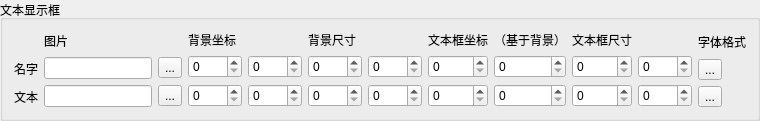
        <widget class="QGroupBox" name="groupBox_3">
         <property name="title">
          <string>文本显示框</string>
         </property>
         <layout class="QGridLayout" name="gridLayout">
          <item row="0" column="3">
           <layout class="QGridLayout" name="gridLayout_3">
            <item row="2" column="1">
             <widget class="QSpinBox" name="spinNameBackH">
              <property name="maximum">
               <number>1999</number>
              </property>
             </widget>
            </item>
            <item row="3" column="0">
             <widget class="QSpinBox" name="spinTextBackW">
              <property name="maximum">
               <number>1999</number>
              </property>
             </widget>
            </item>
            <item row="0" column="0">
             <widget class="QLabel" name="label_6">
              <property name="text">
               <string>背景尺寸</string>
              </property>
             </widget>
            </item>
            <item row="3" column="1">
             <widget class="QSpinBox" name="spinTextBackH">
              <property name="maximum">
               <number>1999</number>
              </property>
             </widget>
            </item>
            <item row="2" column="0">
             <widget class="QSpinBox" name="spinNameBackW">
              <property name="maximum">
               <number>1999</number>
              </property>
             </widget>
            </item>
           </layout>
          </item>
          <item row="0" column="6">
           <layout class="QVBoxLayout" name="verticalLayout">
            <item>
             <widget class="QLabel" name="label_7">
              <property name="text">
               <string>字体格式</string>
              </property>
             </widget>
            </item>
            <item>
             <widget class="QToolButton" name="btnNameFont">
              <property name="text">
               <string>...</string>
              </property>
             </widget>
            </item>
            <item>
             <widget class="QToolButton" name="btnTextFont">
              <property name="text">
               <string>...</string>
              </property>
             </widget>
            </item>
           </layout>
          </item>
          <item row="0" column="4">
           <layout class="QGridLayout" name="gridLayout_4">
            <item row="3" column="1">
             <widget class="QSpinBox" name="spinTextContentY">
              <property name="maximum">
               <number>1999</number>
              </property>
             </widget>
            </item>
            <item row="2" column="1">
             <widget class="QSpinBox" name="spinNameContentY">
              <property name="maximum">
               <number>1999</number>
              </property>
             </widget>
            </item>
            <item row="3" column="0">
             <widget class="QSpinBox" name="spinTextContentX">
              <property name="maximum">
               <number>1999</number>
              </property>
             </widget>
            </item>
            <item row="2" column="0">
             <widget class="QSpinBox" name="spinNameContentX">
              <property name="maximum">
               <number>1999</number>
              </property>
             </widget>
            </item>
            <item row="1" column="0">
             <widget class="QLabel" name="label_3">
              <property name="text">
               <string>文本框坐标</string>
              </property>
             </widget>
            </item>
            <item row="1" column="1">
             <widget class="QLabel" name="label">
              <property name="text">
               <string>（基于背景）</string>
              </property>
             </widget>
            </item>
           </layout>
          </item>
          <item row="0" column="0">
           <layout class="QVBoxLayout" name="verticalLayout_2">
            <item>
             <widget class="QLabel" name="label_9">
              <property name="text">
               <string/>
              </property>
             </widget>
            </item>
            <item>
             <widget class="QLabel" name="label_4">
              <property name="text">
               <string>名字</string>
              </property>
             </widget>
            </item>
            <item>
             <widget class="QLabel" name="label_2">
              <property name="text">
               <string>文本</string>
              </property>
             </widget>
            </item>
           </layout>
          </item>
          <item row="0" column="5">
           <layout class="QGridLayout" name="gridLayout_5">
            <item row="2" column="1">
             <widget class="QSpinBox" name="spinNameContentH">
              <property name="maximum">
               <number>1999</number>
              </property>
             </widget>
            </item>
            <item row="2" column="0">
             <widget class="QSpinBox" name="spinNameContentW">
              <property name="maximum">
               <number>1999</number>
              </property>
             </widget>
            </item>
            <item row="3" column="0">
             <widget class="QSpinBox" name="spinTextContentW">
              <property name="maximum">
               <number>1999</number>
              </property>
             </widget>
            </item>
            <item row="3" column="1">
             <widget class="QSpinBox" name="spinTextContentH">
              <property name="maximum">
               <number>1999</number>
              </property>
             </widget>
            </item>
            <item row="0" column="0">
             <widget class="QLabel" name="label_8">
              <property name="text">
               <string>文本框尺寸</string>
              </property>
             </widget>
            </item>
           </layout>
          </item>
          <item row="0" column="2">
           <layout class="QGridLayout" name="gridLayout_2">
            <item row="2" column="1">
             <widget class="QSpinBox" name="spinNameBackY">
              <property name="maximum">
               <number>1999</number>
              </property>
             </widget>
            </item>
            <item row="2" column="0">
             <widget class="QSpinBox" name="spinNameBackX">
              <property name="maximum">
               <number>1999</number>
              </property>
             </widget>
            </item>
            <item row="3" column="0">
             <widget class="QSpinBox" name="spinTextBackX">
              <property name="maximum">
               <number>1999</number>
              </property>
             </widget>
            </item>
            <item row="3" column="1">
             <widget class="QSpinBox" name="spinTextBackY">
              <property name="maximum">
               <number>1999</number>
              </property>
             </widget>
            </item>
            <item row="0" column="0">
             <widget class="QLabel" name="label_5">
              <property name="text">
               <string>背景坐标</string>
              </property>
             </widget>
            </item>
           </layout>
          </item>
          <item row="0" column="1">
           <layout class="QGridLayout" name="gridLayout_15">
            <item row="1" column="0">
             <widget class="QLineEdit" name="lineNamePic"/>
            </item>
            <item row="2" column="0">
             <widget class="QLineEdit" name="lineTextPic"/>
            </item>
            <item row="1" column="1">
             <widget class="QToolButton" name="btnNamePic">
              <property name="text">
               <string>...</string>
              </property>
             </widget>
            </item>
            <item row="2" column="1">
             <widget class="QToolButton" name="btnTextPic">
              <property name="text">
               <string>...</string>
              </property>
             </widget>
            </item>
            <item row="0" column="0" colspan="2">
             <widget class="QLabel" name="label_31">
              <property name="text">
               <string>图片</string>
              </property>
             </widget>
            </item>
           </layout>
          </item>
         </layout>
        </widget>
